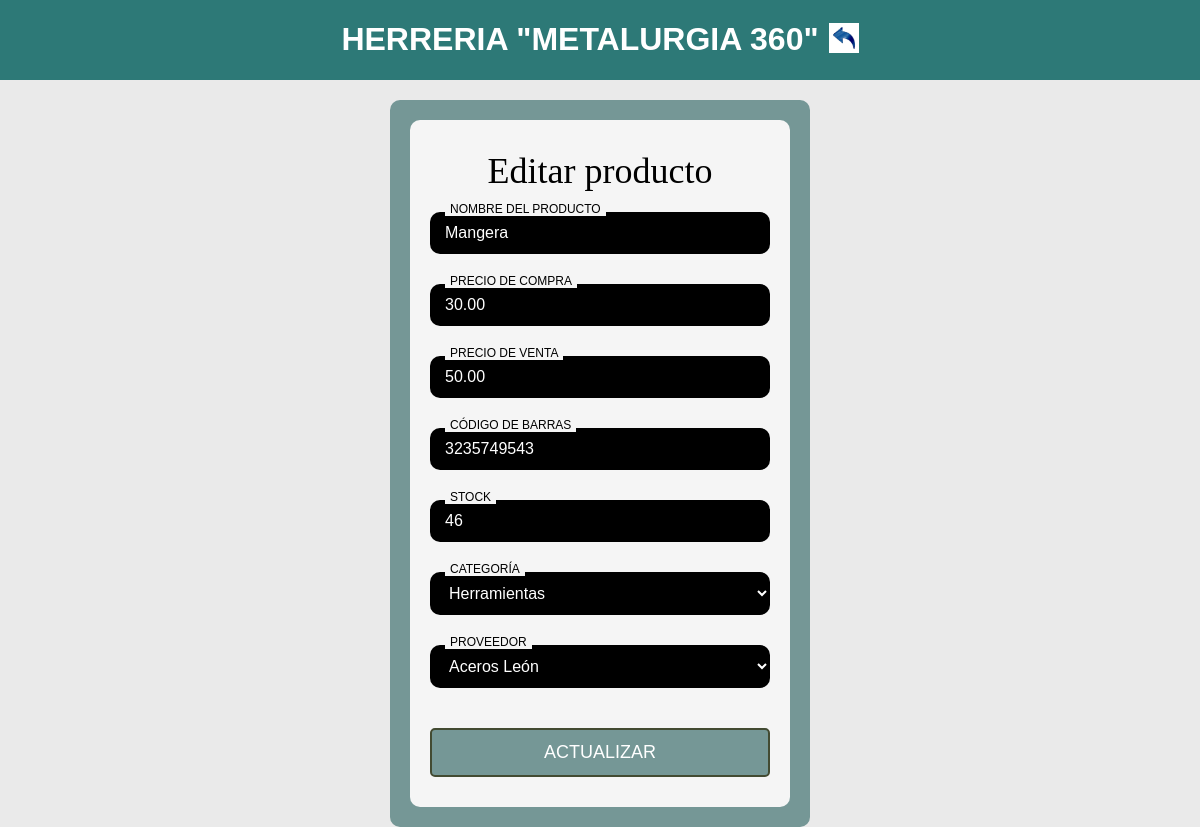
The page /EditarProducto.php?idProducto=4 (signed in) on the database its author committed.
### tables this page shows
CREATE TABLE `Productos` (
  `idProducto` int NOT NULL,
  `Nombre` varchar(100) NOT NULL,
  `PrecioCompra` decimal(10,2) NOT NULL,
  `PrecioVenta` decimal(10,2) NOT NULL,
  `Stock` int NOT NULL DEFAULT '0',
  `Estado` enum('Activo','Inactivo') NOT NULL DEFAULT 'Activo',
  `idCategoria` int NOT NULL,
  `idProveedor` int NOT NULL,
  `CodigoBarras` bigint DEFAULT NULL
);

CREATE TABLE `Categorias` (
  `idCategoria` int NOT NULL,
  `Nombre` varchar(100) NOT NULL
);

CREATE TABLE `Proveedores` (
  `idProveedor` int NOT NULL,
  `Nombre` varchar(100) NOT NULL
);

### EditarProducto.php (the view, shortened to what this page needs)
<?php
$host = "localhost";
$usuario = "root";
$clave = "";
$bd = "HerreriaUG";
$conexion = new mysqli($host, $usuario, $clave, $bd);
$idEmpleado = $_SESSION['id'];
$conexion->query("SET @id_empleado_sesion := $idEmpleado");
$producto = [];
if (isset($_GET['idProducto']) && is_numeric($_GET['idProducto'])) {
    $idProducto = intval($_GET['idProducto']);
    $consulta = $conexion->prepare("SELECT * FROM Productos WHERE idProducto = ?");
    $consulta->bind_param("i", $idProducto);
    $consulta->execute();
    $resultado = $consulta->get_result();
    if ($resultado->num_rows > 0) {
        $producto = $resultado->fetch_assoc();
    } else {
        echo "Producto no encontrado.";
        exit;
    }
} elseif ($_SERVER["REQUEST_METHOD"] != "POST") {
    echo "ID de producto no válido.";
    exit;
}
?>
<!DOCTYPE html>
<html lang="es">
<head>
    <link rel="stylesheet" href="EditarProducto2.css">
</head>
<body>
    <div class="titulin">
        <h1>HERRERIA "METALURGIA 360"</h1>
                                <a href="Almacen.php">
                            <img src="Imagenes2/regresar.jpg" alt="Botón Atrás" class="boton-atras">
                        </a>
    </div>
<main>
    <section class="centro">
        <div class="log">
            <div class="login">
                <form method="POST" action="EditarProducto.php">
                    <div class="titulo">
                        <h2>Editar producto</h2>
                    </div>
                    <div class="input-group">
                        <input type="text" name="Nombre" value="<?php echo htmlspecialchars($producto['Nombre']); ?>" required placeholder=" ">
                        <label for="Nombre">Nombre del Producto</label>
                    </div>
                    <div class="input-group">
                        <input type="number" step="0.01" name="PrecioCompra" value="<?php echo htmlspecialchars($producto['PrecioCompra']); ?>" min="0" required placeholder=" ">
                        <label for="PrecioCompra">Precio de Compra</label>
                    </div>
                    <div class="input-group">
                        <input type="number" step="0.01" name="PrecioVenta" value="<?php echo htmlspecialchars($producto['PrecioVenta']); ?>" min="0" required placeholder=" ">
                        <label for="PrecioVenta">Precio de Venta</label>
                    </div>
                    <div class="input-group">
                        <input type="number" name="CodigoBarras" value="<?php echo htmlspecialchars($producto['CodigoBarras']); ?>" required placeholder=" ">
                        <label for="CodigoBarras">Código de Barras</label>
                    </div>
                    <div class="input-group">
                        <input type="number" name="Stock" value="<?php echo htmlspecialchars($producto['Stock']); ?>" min="0" required placeholder=" ">
                        <label for="Stock">Stock</label>
                    </div>
                    <div class="input-group">
                        <select class="Opcion" name="idCategoria" required>
                            <?php
                            $consultaCategorias = $conexion->query("SELECT idCategoria, Nombre FROM Categorias");
                            if ($consultaCategorias) {
                                while ($categoria = $consultaCategorias->fetch_assoc()) {
                                    echo "<option value='" . $categoria['idCategoria'] . "' " .
                                        ($producto['idCategoria'] == $categoria['idCategoria'] ? 'selected' : '') . ">" .
                                        htmlspecialchars($categoria['Nombre']) . "</option>";
                                }
                            } else {
                                echo "<option>Error al cargar categorías</option>";
                            }
                            ?>
                        </select>
                        <label for="idCategoria">Categoría</label>
                    </div>
                    <div class="input-group">
                        <select class="Opcion" name="idProveedor" required>
                            <?php
                            $consultaProveedores = $conexion->query("SELECT idProveedor, Nombre FROM Proveedores");
                            if ($consultaProveedores) {
                                while ($proveedor = $consultaProveedores->fetch_assoc()) {
                                    echo "<option value='" . $proveedor['idProveedor'] . "' " .
                                        ($producto['idProveedor'] == $proveedor['idProveedor'] ? 'selected' : '') . ">" .
                                        htmlspecialchars($proveedor['Nombre']) . "</option>";
                                }
                            } else {
                                echo "<option>Error al cargar proveedores</option>";
                            }
                            ?>
                        </select>
                        <label for="idProveedor">Proveedor</label>
                    </div>
                    <button type="submit" class="Acceder" name="ActualizarProducto">Actualizar</button>
                </form>
            </div>
        </div>
    </section>
</main>
</body>
</html>

### EditarProducto2.css (style rules this page uses)
* { margin: 0; padding: 0; box-sizing: border-box; }
html, body { height: 100%; font-family: 'Arial', sans-serif; background-color: #eaeaea; background-size: cover; background-position: center; background-repeat: no-repeat; min-height: 100vh; }
body { display: flex; flex-direction: column; min-height: 100vh; }
.titulin { position: fixed; top: 0; left: 0; width: 100%; height: 80px; background-color: #2d7977; border-bottom: 1px solid #2d7977; color: white; font-weight: bold; font-size: 16px; display: flex; justify-content: center; align-items: center; text-align: center; z-index: 1000; }
main { flex: 1; display: flex; justify-content: center; align-items: flex-start; padding-top: 100px; width: 100%; min-height: calc(100vh - 120px); }
.centro { display: flex; justify-content: center; width: 100%; }
.log { display: flex; justify-content: center; width: 100%; }
.login { background-color: #759796; width: 35%; max-width: 500px; min-height: 500px; border-radius: 10px; padding: 20px; display: flex; justify-content: center; align-items: center; }
form { width: 100%; height: 100%; background-color: whitesmoke; border-radius: 10px; padding: 30px 20px; display: flex; flex-direction: column; justify-content: space-between; align-items: center; }
.titulo { text-align: center; width: 100%; margin-bottom: 20px; }
.titulo h2, h2 { font-family: "Times New Roman", serif; font-size: 36px; font-weight: normal; color: black; margin: 0; }
.input-group { width: 100%; position: relative; margin-bottom: 30px; }
.input-group input, .input-group select, .input-group textarea { width: 100%; padding: 12px 15px; border-radius: 10px; border: none; font-size: 16px; background-color: black; color: white; }
.input-group label { position: absolute; top: -10px; left: 15px; background-color: whitesmoke; color: black; font-size: 12px; padding: 0 5px; text-transform: uppercase; pointer-events: none; }
button.Acceder { width: 100%; padding: 12px; border-radius: 5px; border: 2px solid #434B32; background-color: #759796; color: white; font-size: 18px; text-transform: uppercase; cursor: pointer; transition: background-color 0.3s ease, transform 0.3s ease; margin-top: 10px; }
.boton-atras { width: 30px; height: auto; cursor: pointer; transition: transform 0.3s ease; margin-left: 10px; }
.titulin { position: fixed; top: 0; left: 0; width: 100%; display: flex; align-items: center; justify-content: center; text-align: center; color: white; height: 80px; border-bottom: 1px solid #2d7977; background-color: #2d7977; font-size: 16px; font-weight: bold; z-index: 1000; }

### rows shown on the page
productos: Nombre "Mangera", PrecioCompra "30.00", PrecioVenta "50.00", CodigoBarras "3235749543", Stock "46", idCategoria "Herramientas", idProveedor "Aceros León"
